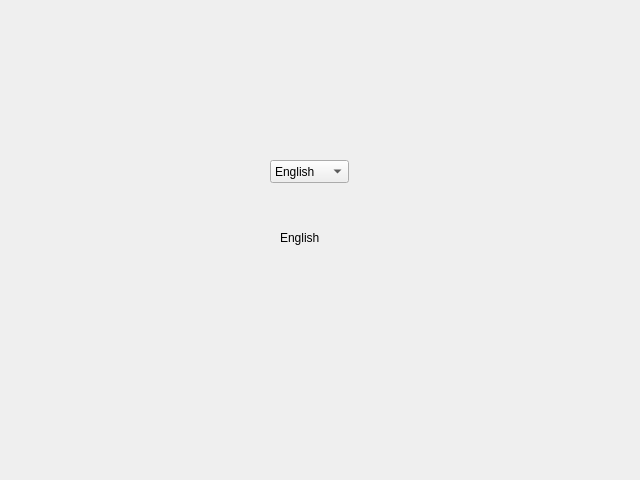
<?xml version="1.0" encoding="UTF-8"?>
<ui version="4.0">
 <class>Dialog</class>
 <widget class="QDialog" name="Dialog">
  <property name="geometry">
   <rect>
    <x>0</x>
    <y>0</y>
    <width>640</width>
    <height>480</height>
   </rect>
  </property>
  <property name="windowTitle">
   <string>Multi language</string>
  </property>
  <widget class="QComboBox" name="comboBox">
   <property name="geometry">
    <rect>
     <x>270</x>
     <y>160</y>
     <width>79</width>
     <height>23</height>
    </rect>
   </property>
   <item>
    <property name="text">
     <string>English</string>
    </property>
   </item>
   <item>
    <property name="text">
     <string>Chinese</string>
    </property>
   </item>
  </widget>
  <widget class="QLabel" name="label">
   <property name="geometry">
    <rect>
     <x>280</x>
     <y>230</y>
     <width>59</width>
     <height>15</height>
    </rect>
   </property>
   <property name="text">
    <string>English</string>
   </property>
  </widget>
  <widget class="QLabel" name="displayLabel">
   <property name="geometry">
    <rect>
     <x>280</x>
     <y>290</y>
     <width>131</width>
     <height>21</height>
    </rect>
   </property>
   <property name="text">
    <string/>
   </property>
  </widget>
 </widget>
 <resources/>
 <connections/>
</ui>
